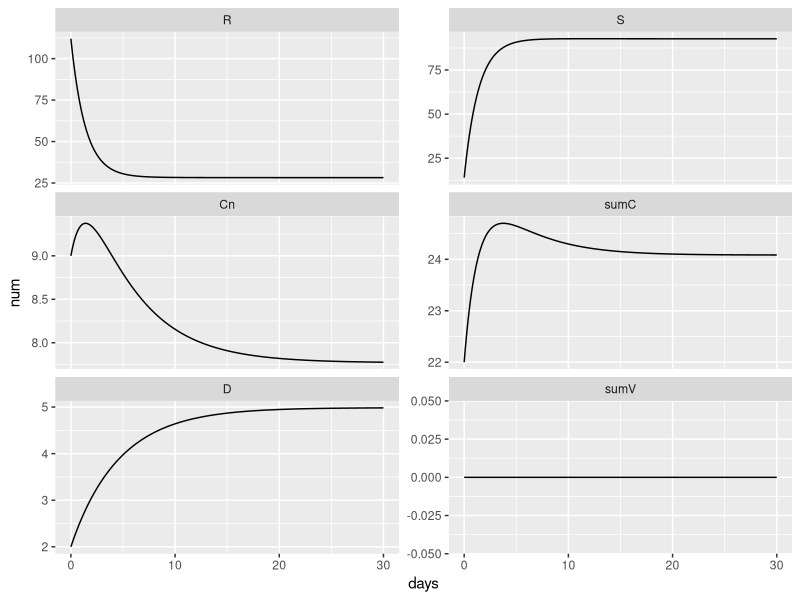
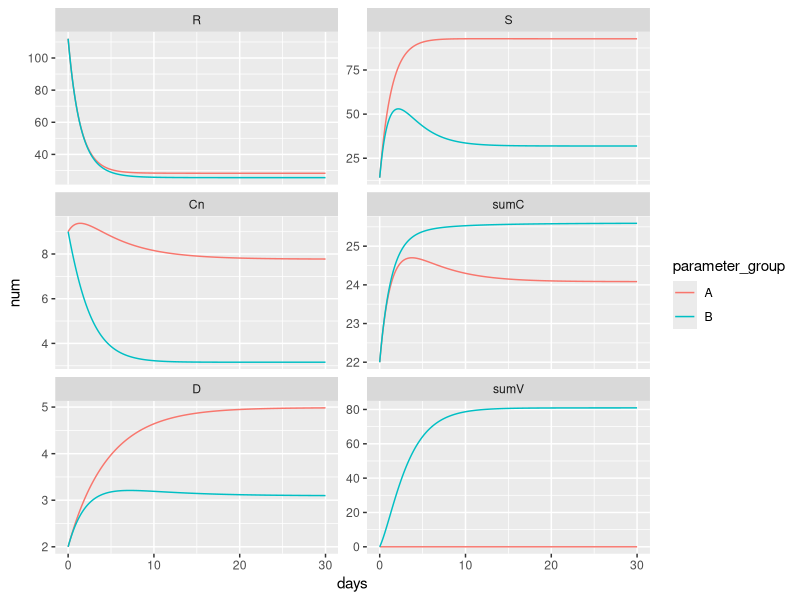
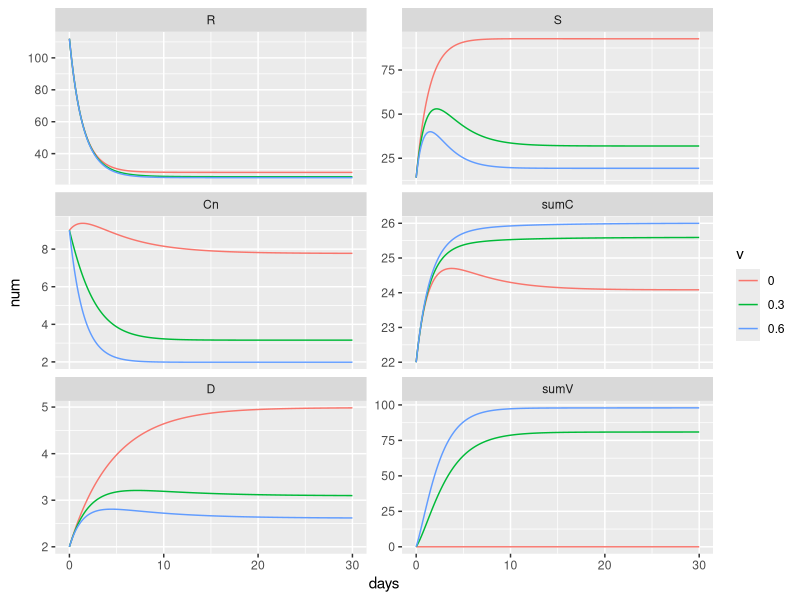

The R source for these figures, in order:
## ---- chunk 1
knitr::opts_chunk$set(echo = FALSE)
library(tidyverse)
library(deSolve)
## ---- chunk 2
cdiff_vacc <- function(t, state, parameters) {
  with(as.list(c(state, parameters)),
        {
          deltaN <- kR*R + kS*S + kCn*Cn + kCp*Cp + kD*D + kV*V + kCv*Cv
          lambda <- betaC*(Cn+Cp+Cv) + betaD*D
          dR <- aR*deltaN + theta*S - (alpha+kR)*R
          dS <- aS*deltaN + alpha*R + p*eps*D - (theta+lambda+v+kS)*S
          dCn <- aCn*deltaN + (1-f)*lambda*S - (phi+v+kCn)*Cn
          dCp <- aCp*deltaN + f*lambda*S - (v+kCp)*Cp
          dD <- aD*deltaN + phi*Cn - (p*eps+kD)*D
          dV <- aV*deltaN + v*S - (lambda+kV)*V
          dCv <- aCv*deltaN + lambda*V + v*(Cn+Cp) - kCv*Cv
          list(c(dR, dS, dCn, dCp, dD, dV, dCv))
        })
}

parameters <- c(
  aR = 0.75, aS = 0.09, aCn = 0.06, aCp = 0.09, aD = 0.01, aV = 0.0, aCv = 0.0,
  kR = 0.33, kS = 0.15, kCn = 0.15, kCp = 0.15, kD = 0.068, kV = 0.15, kCv = 0.15,
  alpha = 0.5, theta = 0.033, phi = 0.06, p = 0.8, eps = 0.10,
  betaC = 0.000001, betaD = 0.000001, f = 0.6, v = 0
)
state <- c(R = 112, S = 14, Cn = 9, Cp = 13, D = 2, V = 0, Cv = 0)
t <- seq(0, 30, length = 1000)

cdiff_vacc_df <- ode(y = state, time = t, func = cdiff_vacc, parms = parameters) %>%
  unclass() %>% 
  as_tibble() %>%
  mutate(
    sumC = Cn + Cp + Cv,
    sumV = V + Cv,
    deltaN = parameters["kR"]*R + parameters["kS"]*S + parameters["kCn"]*Cn + parameters["kCp"]*Cp + parameters["kD"]*D + parameters["kV"]*V + parameters["kCv"]*Cv
    ) %>%
  rename(days = time) %>% 
  gather(state, num, -days) %>% 
  mutate(state = factor(state, levels = c("R", "S", "Cn", "Cp", "sumC", "D", "V", "Cv", "sumV", "deltaN")))

cdiff_vacc_df %>% 
  filter(!state %in% c("Cp","V","Cv","deltaN")) %>% 
  ggplot(aes(days, num)) + 
    geom_line() +
    facet_wrap(~state, nrow = 3, scales = "free_y")
## ---- chunk 3
parameters_A <- c(
  aR = 0.75, aS = 0.09, aCn = 0.06, aCp = 0.09, aD = 0.01, aV = 0.0, aCv = 0.0,
  kR = 0.33, kS = 0.15, kCn = 0.15, kCp = 0.15, kD = 0.068, kV = 0.15, kCv = 0.15,
  alpha = 0.5, theta = 0.033, phi = 0.06, p = 0.8, eps = 0.10,
  betaC = 0.000001, betaD = 0.000001, f = 0.6, v = 0
)
parameters_B <- c(
  aR = 0.75, aS = 0.09, aCn = 0.06, aCp = 0.09, aD = 0.01, aV = 0.0, aCv = 0.0,
  kR = 0.33, kS = 0.15, kCn = 0.15, kCp = 0.15, kD = 0.068, kV = 0.15, kCv = 0.15,
  alpha = 0.5, theta = 0.033, phi = 0.06, p = 0.8, eps = 0.10,
  betaC = 0.000001, betaD = 0.000001, f = 0.6, v = 0.3
)
df <- list(A = parameters_A, B = parameters_B) %>% 
      map(~ode(y = state, time = t, func = cdiff_vacc, parms = .) %>%
            unclass() %>% 
            as_tibble() %>% 
            mutate(
              sumC = Cn + Cp + Cv,
              sumV = V + Cv
            ) %>% 
            rename(days = time) %>% 
            gather(state, num, -days) %>% 
            mutate(state = factor(state, levels = c("R", "S", "Cn", "Cp", "sumC", "D", "V", "Cv", "sumV")))
            ) %>%
      bind_rows(.id = "parameter_group")
df %>% 
  filter(!state %in% c("Cp","V","Cv","deltaN")) %>% 
  ggplot(aes(days, num, col = parameter_group)) + 
    geom_line() +
    facet_wrap(~state, nrow = 3, scales = "free_y")
## ---- chunk 4
get_new_par_val_vec <- function(x) {
  for (i in seq_along(x)) {
    names(x)[i] <- as.character(x[i])
  }
  x
}
get_new_param_vec <- function(x, y, p) {
  y[p] <- as.numeric(x)
  y
}
parameters <- c(
  aR = 0.75, aS = 0.09, aCn = 0.06, aCp = 0.09, aD = 0.01, aV = 0.0, aCv = 0.0,
  kR = 0.33, kS = 0.15, kCn = 0.15, kCp = 0.15, kD = 0.068, kV = 0.15, kCv = 0.15,
  alpha = 0.5, theta = 0.033, phi = 0.06, p = 0.8, eps = 0.10,
  betaC = 0.000001, betaD = 0.000001, f = 0.6, v = 0
)

vary_par <- "v"
par_vals <- c(0.0, 0.3, 0.6)
par_vals <- get_new_par_val_vec(par_vals)
par_vals %>% 
  map(get_new_param_vec, parameters, vary_par) %>% 
  map(~ode(y = state, time = t, func = cdiff_vacc, parms = .) %>%
        unclass() %>% 
        as_tibble() %>% 
        mutate(
          sumC = Cn + Cp + Cv,
          sumV = V + Cv
        ) %>% 
        rename(days = time) %>% 
        gather(state, num, -days) %>% 
        mutate(state = factor(state, levels = c("R", "S", "Cn", "Cp", "sumC", "D", "V", "Cv", "sumV")))
        ) %>%
  bind_rows(.id = "par_vals") %>% 
  mutate(par_vals = as.factor(par_vals)) %>% 
  filter(!state %in% c("Cp","V","Cv","deltaN")) %>% 
  ggplot(aes(days, num, col = par_vals)) + 
    geom_line() +
    facet_wrap(~state, nrow = 3, scales = "free_y") +
    scale_color_discrete(name=vary_par)
